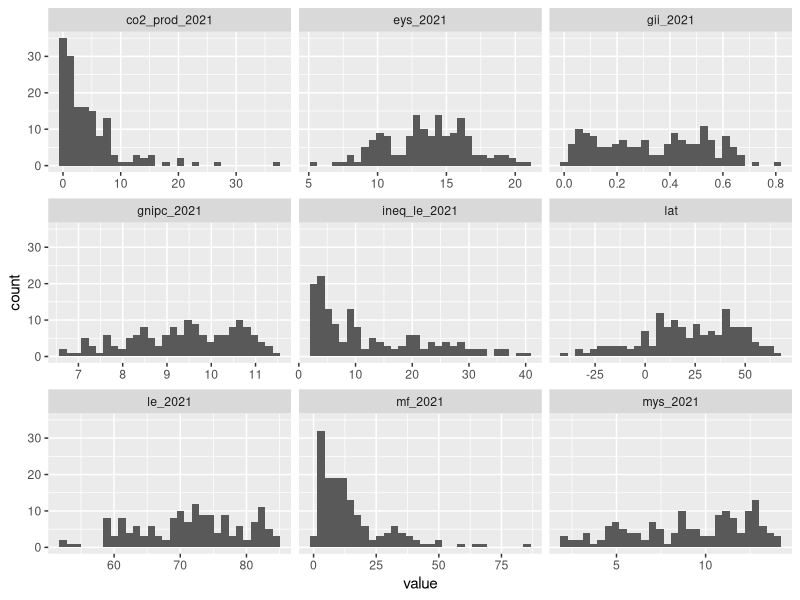
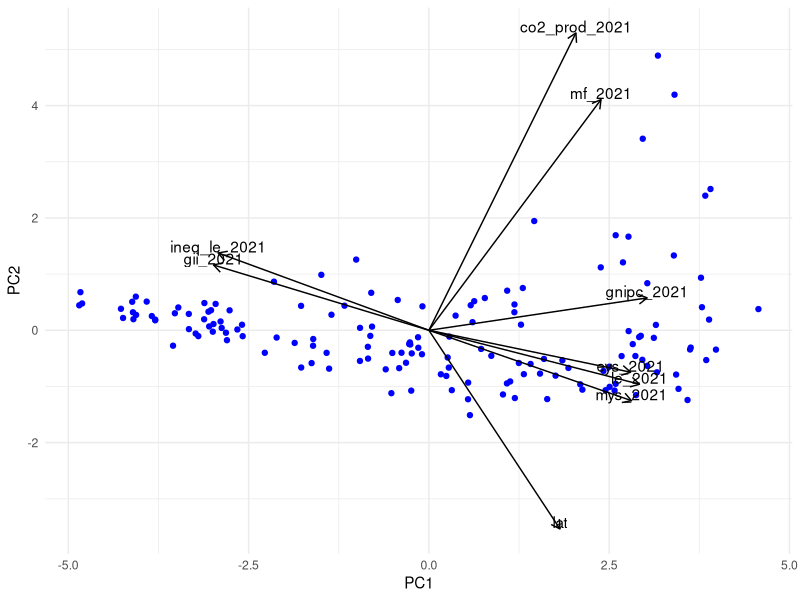
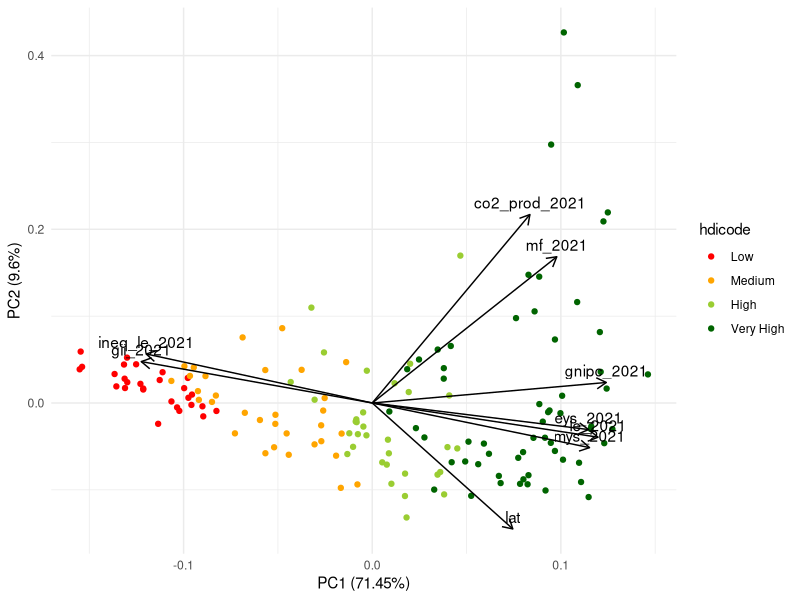
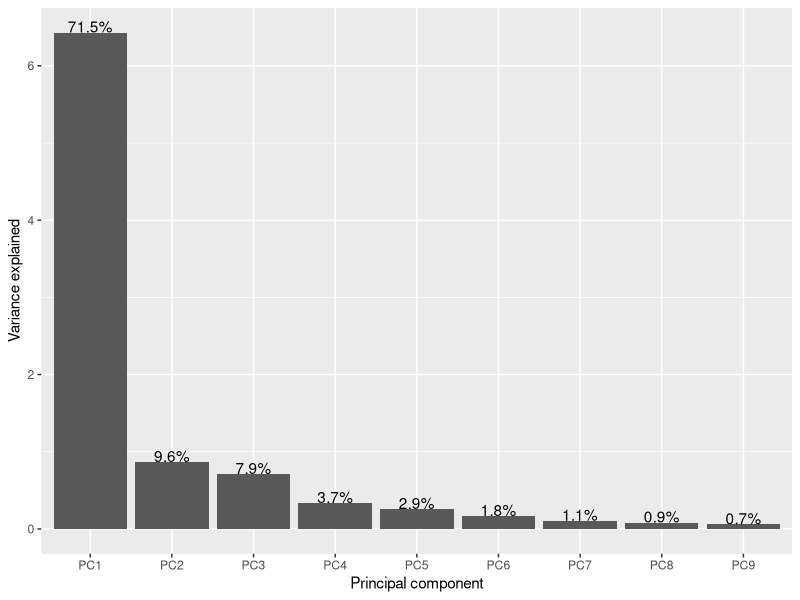
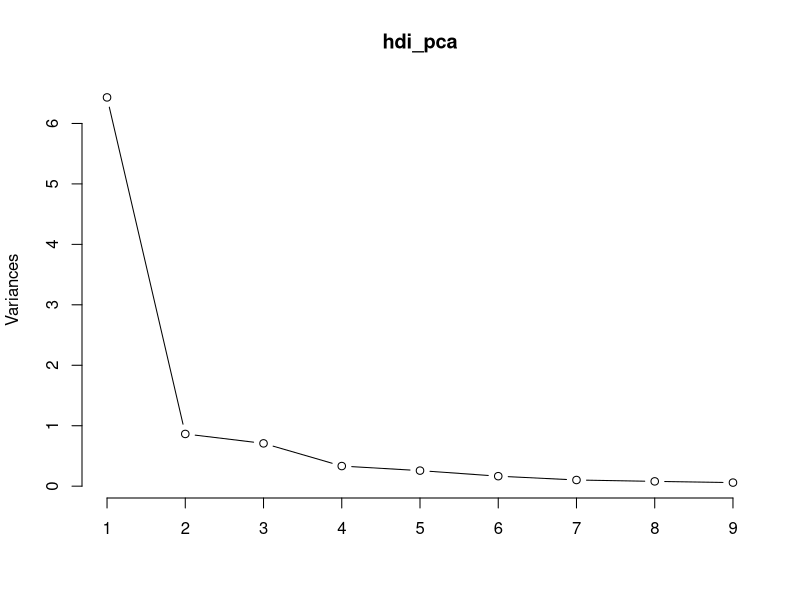
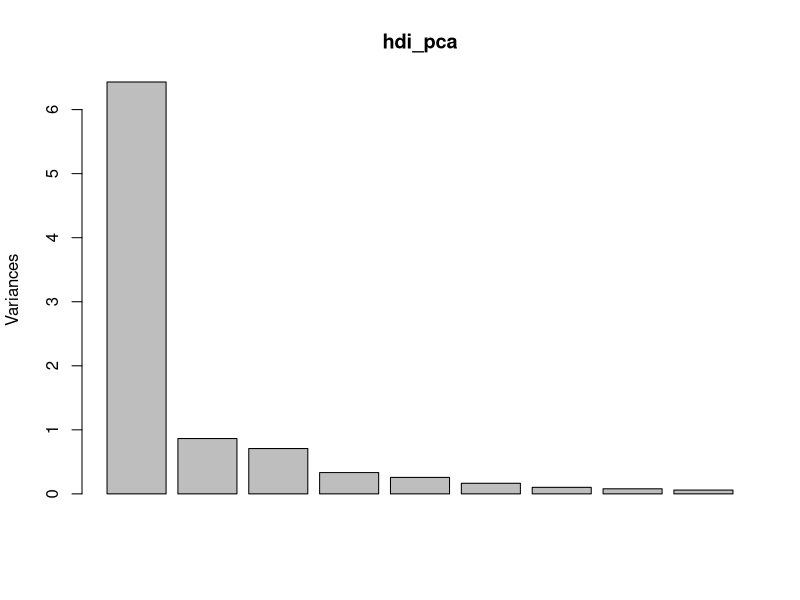

These charts were generated, in order, by the following R code:
## ---- chunk 1

library(tidyverse)
library(here)

library(ggfortify) # For PCA biplot
library(patchwork)

## ---- chunk 2
hdi_data <- read_csv(here('data/hdi_clean.csv')) %>%
  drop_na() %>%
  mutate(hdicode = factor(hdicode, levels = c('Low', 'Medium', 'High', 'Very High'))) %>%
  mutate(gnipc_2021 = log(gnipc_2021))

# glimpse(hdi_data)

hdi_data2 <- hdi_data %>%
  pivot_longer(names_to = 'name', values_to = 'value', where(is.numeric))

ggplot(hdi_data2, aes(x = value)) +
  geom_histogram() +
  facet_wrap(~ name, scales = 'free_x')

hdi_pca <- hdi_data %>%
  select(where(is.numeric)) %>%
  # select(-iso3, -country, -hdicode)) %>%
  # select(ends_with('2021'), lat) %>%
  prcomp(scale = TRUE)
## ---- chunk 3
# See the loadings (weighting for each principal component)
hdi_pca$rotation
## ---- chunk 4
# loadings_df <- data.frame(hdi_pca$rotation) %>%
loadings_df <- data.frame(hdi_pca$rotation * 8) %>% ### 8x multiplier is arbitrary, to extend the length of the arrows
  mutate(axis = row.names(.))

new_pts_df <- data.frame(hdi_pca$x)

ggplot() +
  geom_point(data = new_pts_df, aes(x = PC1, y = PC2, color = hdicode), 
             color = 'blue') +
  geom_segment(data = loadings_df,
               x = 0, y = 0, aes(xend = PC1, yend = PC2, group = axis),
               arrow = arrow(length = unit(.25, 'cm'))) +
  geom_text(data = loadings_df,
            aes(x = PC1, y = PC2, label = axis), vjust = 0, nudge_y = .01) +
  theme_minimal()
## ---- chunk 5
autoplot(hdi_pca,
     	data = hdi_data,
     	loadings = TRUE,
     	colour = 'hdicode',
     	loadings.label = TRUE,
     	loadings.colour = "black",
     	loadings.label.colour = "black",
     	loadings.label.vjust = -0.5
     	) +
  scale_color_manual(values = c('red', 'orange', 'yellowgreen', 'darkgreen')) +
  scale_fill_manual(values = c('red', 'orange', 'yellowgreen', 'darkgreen')) +
  theme_minimal()

# It's not perfect, but it's enough for now...
## ---- chunk 6
sd_vec <- hdi_pca$sdev
var_vec <- sd_vec^2 ### standard deviation is sqrt of variance!
pc_names <- colnames(hdi_pca$rotation)

pct_expl_df <- data.frame(v = var_vec,
                          pct_v = var_vec / sum(var_vec),
                          pc = fct_inorder(pc_names)) %>%
  mutate(pct_lbl = paste0(round(pct_v*100, 1), '%'))

ggplot(pct_expl_df, aes(x = pc, y = v)) +
  geom_col() +
  geom_text(aes(label = pct_lbl), vjust = 0, nudge_y = .002) +
  labs(x = 'Principal component', y = 'Variance explained')
## ---- chunk 7
# Variance explained by each PC
screeplot(hdi_pca, type = "lines")
screeplot(hdi_pca, type = "barplot")
